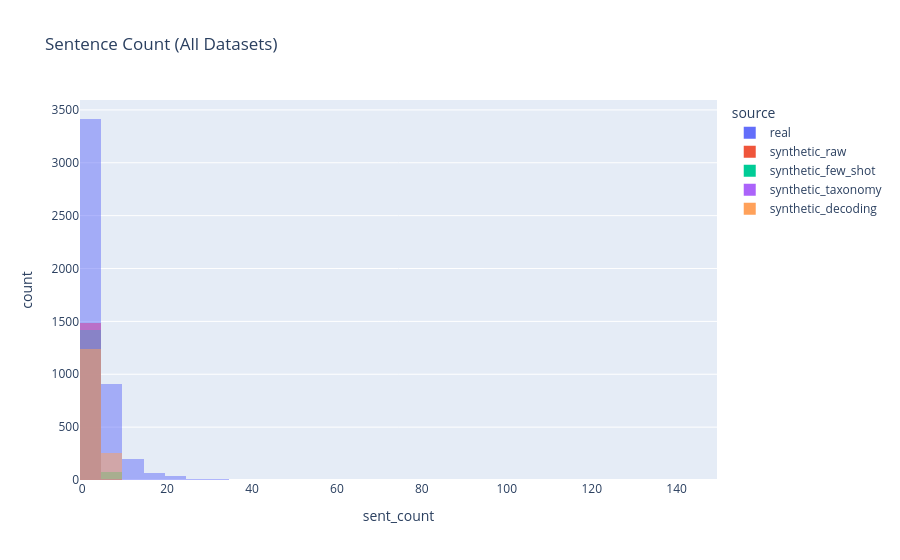

The code cell stored with this chart in its notebook:
### Code cell
plot_df = []

for name, df in datasets.items():
    tmp = df.copy()
    tmp["source"] = name
    plot_df.append(tmp)

plot_df = pd.concat(plot_df)

px.histogram(plot_df, x="sent_count", color="source", barmode="overlay",
             nbins=30, title="Sentence Count (All Datasets)").show()

px.histogram(plot_df, x="avg_sent_len", color="source", barmode="overlay",
             nbins=30, title="Avg Sentence Length (All Datasets)").show()

### Figure 1 — Plotly figure (JSON) as saved in the notebook; plotly's stock layout.template omitted (floating-point values rounded to 4 significant figures; data arrays with more than 128 entries replaced by an {"elided": "..."} marker saying what was removed)
{"data": [{"bingroup": "x", "hovertemplate": "source=real<br>sent_count=%{x}<br>count=%{y}<extra></extra>", "legendgroup": "real", "marker": {"color": "#636efa", "opacity": 0.5, "pattern": {"shape": ""}}, "name": "real", "nbinsx": 30, "orientation": "v", "showlegend": true, "type": "histogram", "x": {"elided": "4649 int values"}, "xaxis": "x", "yaxis": "y"}, {"bingroup": "x", "hovertemplate": "source=synthetic_raw<br>sent_count=%{x}<br>count=%{y}<extra></extra>", "legendgroup": "synthetic_raw", "marker": {"color": "#EF553B", "opacity": 0.5, "pattern": {"shape": ""}}, "name": "synthetic_raw", "nbinsx": 30, "orientation": "v", "showlegend": true, "type": "histogram", "x": {"elided": "1500 int values"}, "xaxis": "x", "yaxis": "y"}, {"bingroup": "x", "hovertemplate": "source=synthetic_few_shot<br>sent_count=%{x}<br>count=%{y}<extra></extra>", "legendgroup": "synthetic_few_shot", "marker": {"color": "#00cc96", "opacity": 0.5, "pattern": {"shape": ""}}, "name": "synthetic_few_shot", "nbinsx": 30, "orientation": "v", "showlegend": true, "type": "histogram", "x": {"elided": "1500 int values"}, "xaxis": "x", "yaxis": "y"}, {"bingroup": "x", "hovertemplate": "source=synthetic_taxonomy<br>sent_count=%{x}<br>count=%{y}<extra></extra>", "legendgroup": "synthetic_taxonomy", "marker": {"color": "#ab63fa", "opacity": 0.5, "pattern": {"shape": ""}}, "name": "synthetic_taxonomy", "nbinsx": 30, "orientation": "v", "showlegend": true, "type": "histogram", "x": {"elided": "1500 int values"}, "xaxis": "x", "yaxis": "y"}, {"bingroup": "x", "hovertemplate": "source=synthetic_decoding<br>sent_count=%{x}<br>count=%{y}<extra></extra>", "legendgroup": "synthetic_decoding", "marker": {"color": "#FFA15A", "opacity": 0.5, "pattern": {"shape": ""}}, "name": "synthetic_decoding", "nbinsx": 30, "orientation": "v", "showlegend": true, "type": "histogram", "x": {"elided": "1500 int values"}, "xaxis": "x", "yaxis": "y"}], "layout": {"barmode": "overlay", "legend": {"title": {"text": "source"}, "tracegroupgap": 0}, "title": {"text": "Sentence Count (All Datasets)"}, "xaxis": {"anchor": "y", "domain": [0, 1], "title": {"text": "sent_count"}}, "yaxis": {"anchor": "x", "domain": [0, 1], "title": {"text": "count"}}}}
